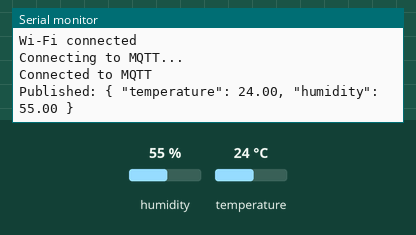
This sketch was run on a simulated ESP32. On the bench: the last lines printed to the serial monitor. The test bench sets the inputs (shaded band); at power-on: humidity 55 %, temperature 24 °C. WiFi joins after 1.5 s; servers stay silent unless stated; no MQTT or app messages arrive unless stated.

Above: at 2.7 s.
2.8 s: humidity set to 22 %
At 7.7 s:
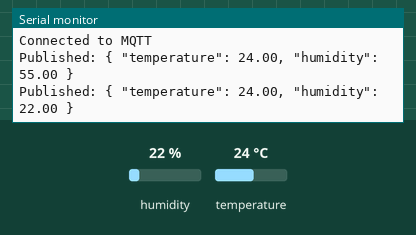
8.8 s: temperature set to 12 °C
At 12.9 s:
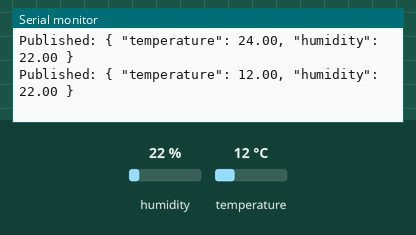
14.8 s: humidity set to 40 %
At 17.0 s:
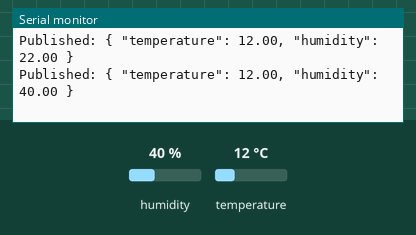
Timing chart, 0 to 18.5 s (numbered marks = the images above; inputs shaded):
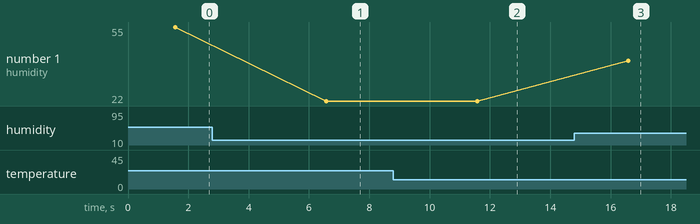

The sketch:

Nithub_Task_3.ino
```cpp
#include <WiFi.h>
#include <PubSubClient.h>
#include <DHT.h>

// Wi-Fi credentials
const char* ssid = "Your_WiFi_SSID";
const char* password = "Your_WiFi_Password";

// MQTT broker settings (use test broker or your cloud)
const char* mqtt_server = "broker.hivemq.com";
const char* topic = "home/sensor";

// DHT sensor setup
#define DHTPIN 4       // GPIO for DHT22 data
#define DHTTYPE DHT22  // Change to DHT11 if needed
DHT dht(DHTPIN, DHTTYPE);

// Initialize Wi-Fi and MQTT client
WiFiClient espClient;
PubSubClient client(espClient);

void setup() {
  Serial.begin(115200);
  dht.begin();

  // Connect to Wi-Fi
  WiFi.begin(ssid, password);
  while (WiFi.status() != WL_CONNECTED) {
    delay(500);
    Serial.println("Connecting to Wi-Fi...");
  }
  Serial.println("Wi-Fi connected");

  // Connect to MQTT broker
  client.setServer(mqtt_server, 1883);
  while (!client.connected()) {
    Serial.println("Connecting to MQTT...");
    if (client.connect("ESP32_Client")) {
      Serial.println("Connected to MQTT");
    } else {
      Serial.print("Failed, rc=");
      Serial.println(client.state());
      delay(5000);
    }
  }
}

void loop() {
  // Read sensor values
  float temp = dht.readTemperature();
  float hum = dht.readHumidity();

  // Check if reading is valid
  if (!isnan(temp) && !isnan(hum)) {
    String payload = "{ \"temperature\": " + String(temp) + ", \"humidity\": " + String(hum) + " }";
    client.publish(topic, payload.c_str());
    Serial.println("Published: " + payload);
  } else {
    Serial.println("Failed to read from DHT sensor");
  }

  client.loop();
  delay(5000);  // Send data every 5 seconds
}
```

Measured:
- after the input at 2.8 s, the serial monitor: prints a new line after 3.8 s (image 1)
- after the input at 8.8 s, the serial monitor: prints a new line after 2.8 s (image 2)
- after the input at 14.8 s, the serial monitor: prints a new line after 1.8 s (image 3)
- plotted number 1: 55 → 22 after the input at 2.8 s, 22 → 40 after the input at 14.8 s
